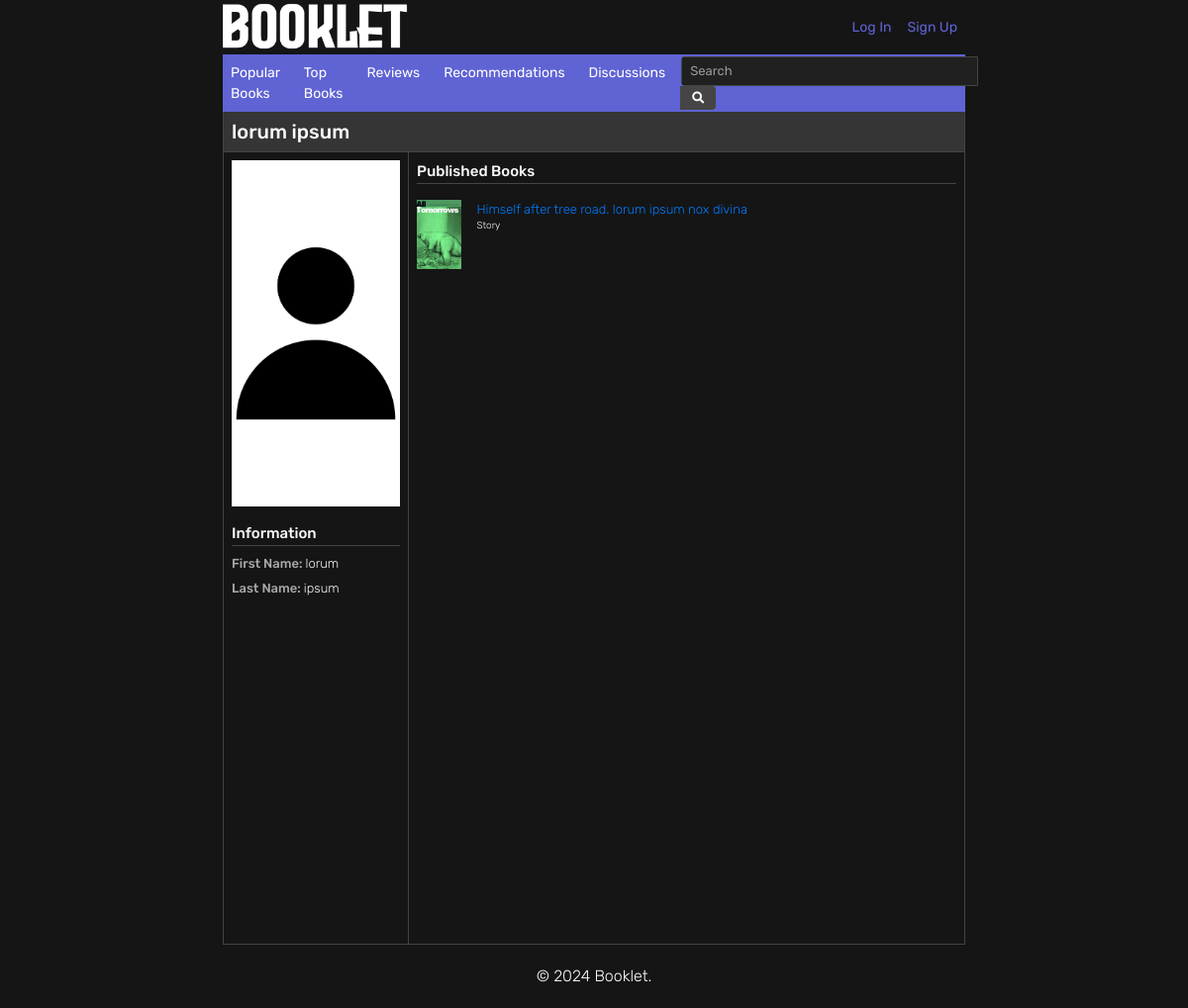
Page /author/1/ on the committed database.
### authors/models.py (models this page shows, shortened)
class Author(models.Model):
    first_name = models.CharField(max_length=300, blank=True)
    last_name = models.CharField(max_length=300, blank=True)
    alias = models.CharField(max_length=300, blank=True)
    birthday = models.DateField(blank=True,null=True)
    more_info = models.TextField(blank=True)
    image = models.ImageField(upload_to='authors/',blank=True,default='default.jpg')
    created_date = models.DateTimeField(auto_now_add=True)
    modified_date = models.DateTimeField(auto_now=True)
    books = models.ManyToManyField(Book, through='Author_Book')

class Author_Book(models.Model):
    book = models.ForeignKey(Book,on_delete=models.CASCADE)
    author = models.ForeignKey(Author,on_delete=models.CASCADE)
    author_role = models.IntegerField(choices=AUTHOR_ROLES)
    created_date = models.DateTimeField(auto_now_add=True)
    modified_date = models.DateTimeField(auto_now=True)
    class Meta:
        verbose_name = "Author"
        verbose_name_plural = "Authors"

### books/models.py (models this page shows, shortened)
class Book(models.Model):
    title = models.CharField(max_length=300)
    alternative_titles = models.TextField(blank=True)
    volumes = models.IntegerField(blank=True)
    chapters = models.IntegerField(blank=True)
    status = models.IntegerField(choices=BOOK_STATUS,default=1)
    synopsis = models.TextField(blank=True)
    background = models.TextField(blank=True)
    cover = models.ImageField(upload_to='books/covers/',default='default_book.jpg')
    publishing_start_date = models.DateField(blank=True,null=True)
    publishing_end_date = models.DateField(blank=True,null=True)
    created_date = models.DateTimeField(auto_now_add=True)
    modified_date = models.DateTimeField(auto_now=True)
    relationships = models.ManyToManyField('self', through='Relationship', symmetrical=False)
    genres = models.ManyToManyField('Genre')

### authors/views.py (the view)
# urls.py: path('author/<int:pk>/', AuthorDetailView.as_view(), name='author-detail'),
class AuthorDetailView(DetailView):
    model = Author
    def get_context_data(self, **kwargs):
        context = super().get_context_data(**kwargs)
        author = self.get_object()
        author_books = Author_Book.objects.filter(author=author)
        context['author_books'] = author_books
        context['title'] = author.first_name + ' ' + author.last_name
        return context

### authors/templates/authors/author_detail.html (shortened to what this page needs)
{% extends "books/base.html" %}
{% block content %}
  <div class="container p-0">
    <div class="pl-2 pt-2 pb-2 border-bottom border-dark" style="background-color: #353535;">
      <h5 class="m-0">{{ author.first_name }} {{ author.last_name }}</h5>
  </div>
  <div class="row m-0 p-0" style="height: 100vh;">
    <div class="col-md-3 border-right border-dark p-0 m-0">
      <div class="container m-0 p-2">
        <img src="{{ author.image.url }}" class="img-fluid" style="height: 350px; object-fit: cover;" alt="{{ author.first_name }} {{ author.last_name }}">
      </div>
      <div class="container p-2">
        <p class="m-0 block-title">Information</p>
        <div class="container mb-1 p-0 pt-2 border-top border-dark">
          <p class="block-content"><span class="block-subtitle">First Name: </span>{{ author.first_name }}</p>
          <p class="block-content"><span class="block-subtitle">Last Name: </span>{{ author.last_name }}</p>
        </div>
      </div>
    </div>
    <div class="col-md-9 p-0 m-0">
      <div class="container p-2">
        <p class="m-0 block-title">Published Books</p>
        <div class="container p-0 border-top border-dark">
          {% for author_book in author_books %}
          <div class="container p-0 pt-3 pb-3">
            <div class="row m-0 p-0">
              <a href="{% url 'book-detail' author_book.book.id %}" class="title-link col-1 p-0 m-0"><img src="{{ author_book.book.cover.url }}" class="img-fluid" style="height: 70px; object-fit: cover;" alt="{{ author_book.book.title }}"></a>
              <div class="container col">
              <a href="{% url 'book-detail' author_book.book.id %}" class="title-link"><p class="m-0 block-content">{{ author_book.book.title }}</p></a>
              <p class="m-0 block-content" style="font-size: 10px;">{{ author_book.get_author_role_display }}</p>
              </div>
            </div>
            </div>
          {% endfor %}
        </div>
      </div>
    </div>
  </div>
{% endblock content %}

### books/static/main.css (style rules this page uses)
html { height: 100%; min-height: 100%; scroll-behavior: smooth; }
body { font-family: "Rubik", sans-serif; font-optical-sizing: auto; font-weight: 400; font-style: normal; background-color: #151515; color: #f8f9fa; padding: 0 225px; height: 100%; min-height: 100%; }
p { font-weight: 300; }
.row { margin-left: -15px; margin-right: -15px; }
.col-md-3 { padding-left: 15px; padding-right: 15px; }
.border-dark { border-color: #444 !important; }
.block-title { font-size: 15px; font-weight: 500; }
.block-subtitle { color:#a9a9a9; font-weight: 500; }
.block-content { font-size: 13px; font-weight: 300; margin-bottom: 0.35rem; }
.img-fluid { width: 100%; object-position: top; }

### rows in the picture
Author: first_name "lorum", last_name "ipsum", image (placeholder picture)
Author_Book: book.cover (picture), book "Himself after tree road. lorum ipsum nox divina", author_role "Story"
